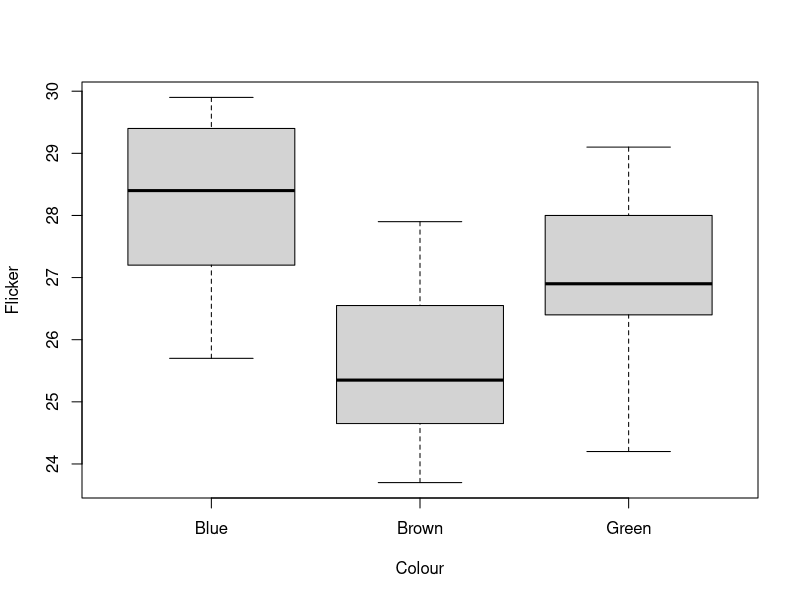
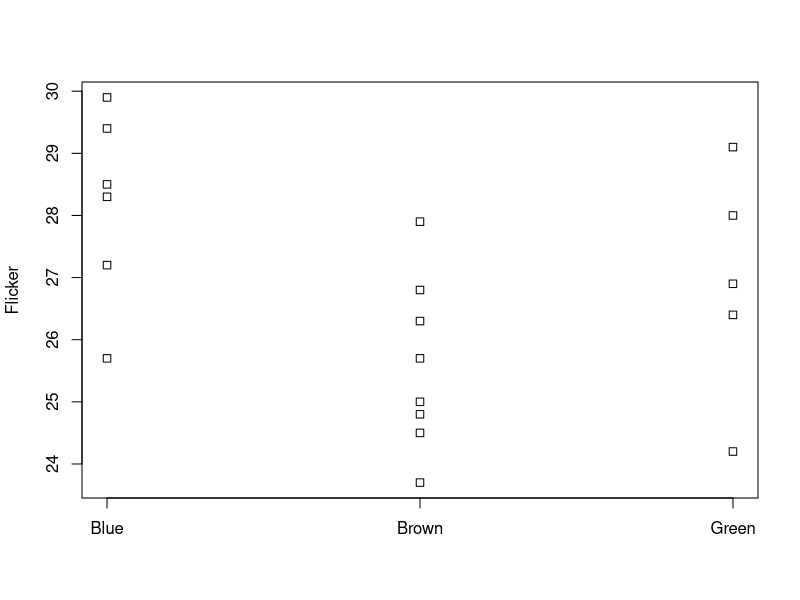

Write the R code that produced these figures, in order. (Note: this script raises an error after producing the figures.)

myData=read.table("flicker.txt", header=TRUE)
levels(myData$Colour)
attach(myData)
boxplot(Flicker~ Colour, ylab="Flicker")
stripchart(Flicker~ Colour, vertical=TRUE)
tempFunction = function(x) c(mean=mean(x), sd=sd(x)) 
myFit= oneway.test(Flicker ~ Colour, var.equal=TRUE)
plot(myFit$fit, myFit$res);abline(h=0)
qqnorm(myFit$res)
qqline(myFit$res)